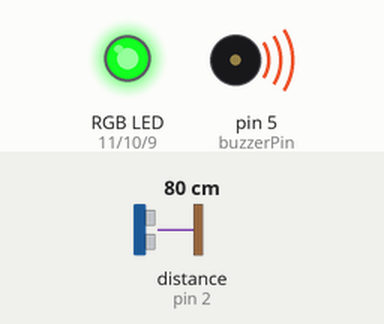
Bench run of a sketch on a simulated Arduino Uno, built with avr-gcc and run on an emulated ATmega328P. Shown: an RGB LED mixed from three pins (HIGH = lit), buzzer (waves = sounding). Wiring (inferred from the names in the program): range finder with pulse-width output: data pin 2. Inputs (shaded band) come from the test bench; at power-on: distance to the obstacle (sensor on pin 2) 80 cm. Random numbers use the default seed unless the sketch sets one.

Above: at 0.09 s.
At 5.2 s:
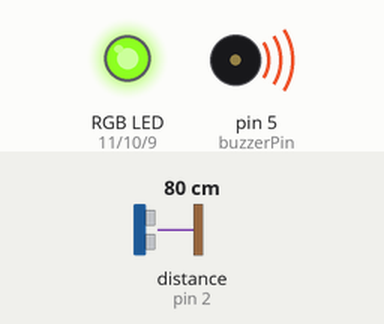
At 9.82 s:
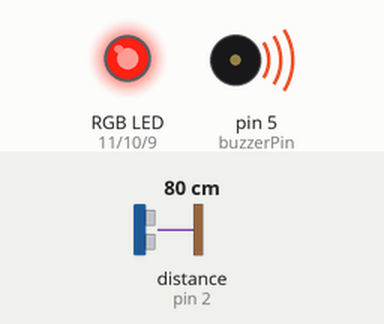
At 19.8 s:
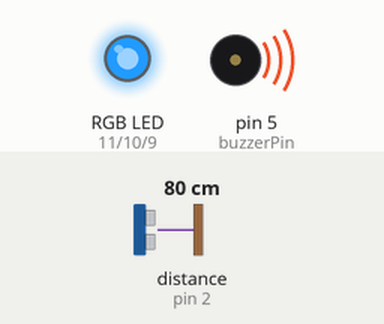
At 29.78 s:
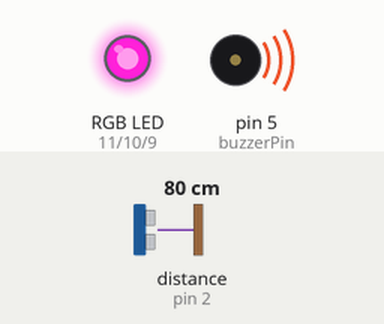
At 39.76 s:
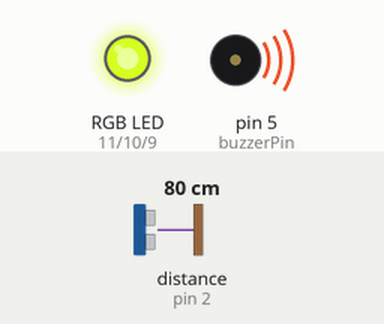
Timing chart, 0 to 40.0 s (numbered marks = the images above):
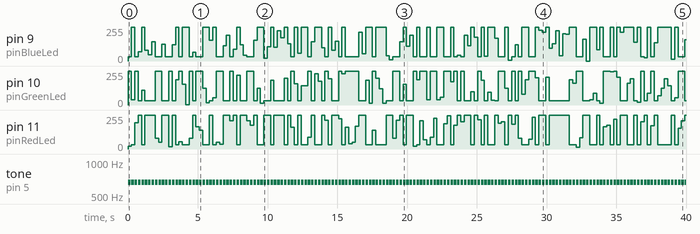

Measured:
- by itself, tone on pin 5 (buzzerPin): alternates 659 Hz for 0.19 s and silent for 0.06 s
- by itself, pin 9 (pinBlueLed): 0/255 → 33/255 at 0.00 s, → 255/255 0.24 s later, → 33/255 0.24 s later, → 68/255 0.24 s later, … (132 changes in this stretch)
- by itself, pin 11 (pinRedLed): 0/255 → 19/255 at 0.00 s, → 33/255 0.24 s later, → 197/255 0.24 s later, → 255/255 0.24 s later, … (127 changes in this stretch)

The sketch:

Assignment7.ino
```cpp
// Assignment 07
// Name: Matias da Silva Moretti
// 05-Nov-2023
// Description: This file was created for the Assignment7 to Internet of Things class.
//              This file was divided in 5 principal functions, one of each level of the assignment.
//              To test each level, you need to uncomment the desired level inside the void loop().

/*************************************************
* Public Constants
*************************************************/
#define NOTE_B0 31
#define NOTE_C1 33
#define NOTE_CS1 35
#define NOTE_D1 37
#define NOTE_DS1 39
#define NOTE_E1 41
#define NOTE_F1 44
#define NOTE_FS1 46
#define NOTE_G1 49
#define NOTE_GS1 52
#define NOTE_A1 55
#define NOTE_AS1 58
#define NOTE_B1 62
#define NOTE_C2 65
#define NOTE_CS2 69
#define NOTE_D2 73
#define NOTE_DS2 78
#define NOTE_E2 82
#define NOTE_F2 87
#define NOTE_FS2 93
#define NOTE_G2 98
#define NOTE_GS2 104
#define NOTE_A2 110
#define NOTE_AS2 117
#define NOTE_B2 123
#define NOTE_C3 131
#define NOTE_CS3 139
#define NOTE_D3 147
#define NOTE_DS3 156
#define NOTE_E3 165
#define NOTE_F3 175
#define NOTE_FS3 185
#define NOTE_G3 196
#define NOTE_GS3 208
#define NOTE_A3 220
#define NOTE_AS3 233
#define NOTE_B3 247
#define NOTE_C4 262
#define NOTE_CS4 277
#define NOTE_D4 294
#define NOTE_DS4 311
#define NOTE_E4 330
#define NOTE_F4 349
#define NOTE_FS4 370
#define NOTE_G4 392
#define NOTE_GS4 415
#define NOTE_A4 440
#define NOTE_AS4 466
#define NOTE_B4 494
#define NOTE_C5 523
#define NOTE_CS5 554
#define NOTE_D5 587
#define NOTE_DS5 622
#define NOTE_E5 659
#define NOTE_F5 698
#define NOTE_FS5 740
#define NOTE_G5 784
#define NOTE_GS5 831
#define NOTE_A5 880
#define NOTE_AS5 932
#define NOTE_B5 988
#define NOTE_C6 1047
#define NOTE_CS6 1109
#define NOTE_D6 1175
#define NOTE_DS6 1245
#define NOTE_E6 1319
#define NOTE_F6 1397
#define NOTE_FS6 1480
#define NOTE_G6 1568
#define NOTE_GS6 1661
#define NOTE_A6 1760
#define NOTE_AS6 1865
#define NOTE_B6 1976
#define NOTE_C7 2093
#define NOTE_CS7 2217
#define NOTE_D7 2349
#define NOTE_DS7 2489
#define NOTE_E7 2637
#define NOTE_F7 2794
#define NOTE_FS7 2960
#define NOTE_G7 3136
#define NOTE_GS7 3322
#define NOTE_A7 3520
#define NOTE_AS7 3729
#define NOTE_B7 3951
#define NOTE_C8 4186
#define NOTE_CS8 4435
#define NOTE_D8 4699
#define NOTE_DS8 4978
#define REST     0
/*************************************************/

/* 1 - TETRIS *************************************/
// -------------------------------------------------
// Copyright (c) 2022 HiBit <https://www.hibit.dev>
// -------------------------------------------------
int melodyTETRIS[] = {
    NOTE_E5, NOTE_B4, NOTE_C5, NOTE_D5, NOTE_C5, NOTE_B4, NOTE_A4, NOTE_A4, NOTE_C5, NOTE_E5, NOTE_D5, NOTE_C5, NOTE_B4, NOTE_C5, NOTE_D5, NOTE_E5,
    NOTE_C5, NOTE_A4, NOTE_A4, NOTE_A4, NOTE_B4, NOTE_C5, NOTE_D5, NOTE_F5, NOTE_A5, NOTE_G5, NOTE_F5, NOTE_E5, NOTE_C5, NOTE_E5, NOTE_D5, NOTE_C5,
    NOTE_B4, NOTE_B4, NOTE_C5, NOTE_D5, NOTE_E5, NOTE_C5, NOTE_A4, NOTE_A4, REST, NOTE_E5, NOTE_B4, NOTE_C5, NOTE_D5, NOTE_C5, NOTE_B4,
    NOTE_A4, NOTE_A4, NOTE_C5, NOTE_E5, NOTE_D5, NOTE_C5, NOTE_B4, NOTE_C5, NOTE_D5, NOTE_E5, NOTE_C5, NOTE_A4, NOTE_A4, NOTE_A4, NOTE_B4, NOTE_C5,
    NOTE_D5, NOTE_F5, NOTE_A5, NOTE_G5, NOTE_F5, NOTE_E5, NOTE_C5, NOTE_E5, NOTE_D5, NOTE_C5, NOTE_B4, NOTE_B4, NOTE_C5, NOTE_D5, NOTE_E5,
    NOTE_C5, NOTE_A4, NOTE_A4, REST, NOTE_E5, NOTE_C5, NOTE_D5, NOTE_B4, NOTE_C5, NOTE_A4, NOTE_GS4, NOTE_B4, REST, NOTE_E5, NOTE_C5,
    NOTE_D5, NOTE_B4, NOTE_C5, NOTE_E5, NOTE_A5, NOTE_GS5
};
int durationsTETRIS[] = {
    4, 8, 8, 4, 8, 8, 4, 8, 8, 4, 8, 8, 4, 8, 4, 4, 4, 4, 8, 4, 8, 8, 4, 8, 4, 8, 8, 4, 8, 4, 8, 8, 4, 8, 8, 4, 4, 4, 4, 4, 4,
    4, 8, 8, 4, 8, 8, 4, 8, 8, 4, 8, 8, 4, 8, 4, 4, 4, 4, 8, 4, 8, 8, 4, 8, 4, 8, 8, 4, 8, 4, 8, 8, 4, 8, 8, 4, 4, 4, 4, 4, 4,
    2, 2, 2, 2, 2, 2, 2, 4, 8, 2, 2, 2, 2, 4, 4, 2, 2
  };

/**************************************************/

/* 2 - HOME ALONE *********************************/
// -------------------------------------------------
// Copyright (c) 2022 HiBit <https://www.hibit.dev>
// -------------------------------------------------
  int melodyHOMEALONE[] = {
    NOTE_E4, NOTE_C5, NOTE_B4, NOTE_B4, NOTE_C5, NOTE_B4, NOTE_F4, NOTE_G4, NOTE_G4, NOTE_E4, NOTE_G4, NOTE_E4, NOTE_C5, NOTE_G4,
    NOTE_D4, NOTE_A4, NOTE_G4, NOTE_C4, NOTE_F4, NOTE_E4, NOTE_D4, NOTE_G4, NOTE_E4, NOTE_G4, NOTE_E4, NOTE_C5, NOTE_G4,
    NOTE_A4, NOTE_C5, NOTE_F4, NOTE_E4, NOTE_G4, NOTE_C4, NOTE_E4, NOTE_D4, REST, NOTE_E4,NOTE_C4, NOTE_F4, NOTE_D4,
    REST, NOTE_FS4, NOTE_D4, NOTE_A4, NOTE_G4, REST, NOTE_GS5, NOTE_E4, NOTE_B4, NOTE_A4, NOTE_F4, NOTE_C5, NOTE_A4, NOTE_B4,
    NOTE_G4, NOTE_E4, NOTE_G4, NOTE_E4, NOTE_C5, NOTE_G4, NOTE_D4, NOTE_A4, NOTE_G4, NOTE_C4, NOTE_F4, NOTE_E4, NOTE_D4,
    NOTE_G4, NOTE_E4, NOTE_G4, NOTE_E4, NOTE_C5, NOTE_G4, REST, NOTE_A4, NOTE_B4, NOTE_C5, NOTE_G4, NOTE_E4, REST, NOTE_A4, NOTE_B4, NOTE_C5, NOTE_G4, NOTE_E4,
    REST, NOTE_A4, NOTE_B4, NOTE_C5, NOTE_G4, NOTE_E4, NOTE_C4, NOTE_C5, NOTE_B4, NOTE_D5, NOTE_E4, NOTE_G4, NOTE_E4,
    NOTE_C5, NOTE_G4, NOTE_C5
  };
  int durationsHOMEALONE[] = {
    4, 8, 8, 2, 8, 8, 4, 4, 4, 4, 4, 4, 2, 2, 4, 4, 4, 8, 8, 2, 2, 4, 4, 4, 4, 2, 2, 8, 8, 4, 8, 8, 4, 2, 2, 4, 8, 8, 4, 4,
    4, 8, 8, 4, 4, 4, 8, 8, 4, 4, 4, 8, 8, 2, 4, 4, 4, 4, 2, 2, 4, 4, 4, 8, 8, 2, 2, 4, 4, 4, 4, 2, 2, 4, 16, 16, 8, 4, 4,
    4, 16, 16, 8, 4, 4, 4, 16, 16, 8, 4, 4, 4, 2, 4, 4, 4, 4, 4, 2, 2, 1
  };
/**************************************************/

/* 3 - HARRY POTTER ******************************/
// -------------------------------------------------
// Copyright (c) 2022 HiBit <https://www.hibit.dev>
// -------------------------------------------------
int melodyHP[] = {
  REST, NOTE_D4, NOTE_G4, NOTE_AS4, NOTE_A4, NOTE_G4, NOTE_D5, NOTE_C5,  NOTE_A4, NOTE_G4, NOTE_AS4, NOTE_A4, NOTE_F4, NOTE_GS4,
  NOTE_D4, NOTE_D4, NOTE_G4, NOTE_AS4, NOTE_A4, NOTE_G4, NOTE_D5, NOTE_F5, NOTE_E5, NOTE_DS5, NOTE_B4, NOTE_DS5, NOTE_D5, NOTE_CS5,
  NOTE_CS4, NOTE_B4, NOTE_G4, NOTE_AS4, NOTE_D5, NOTE_AS4, NOTE_D5, NOTE_AS4, NOTE_DS5, NOTE_D5, NOTE_CS5, NOTE_A4, NOTE_AS4, NOTE_D5, NOTE_CS5,
  NOTE_CS4, NOTE_D4, NOTE_D5,  REST, NOTE_AS4, NOTE_D5, NOTE_AS4, NOTE_D5, NOTE_AS4, NOTE_F5, NOTE_E5, NOTE_DS5, NOTE_B4,
  NOTE_DS5, NOTE_D5, NOTE_CS5, NOTE_CS4, NOTE_AS4, NOTE_G4
};
int durationsHP[] = {
  2, 4, 4, 8, 4, 2, 4, 2, 2, 4, 8, 4, 2, 4, 1, 4, 4, 8, 4, 2, 4, 2, 4, 2, 4, 4, 8, 4, 2, 4, 1, 4, 2, 4, 2, 4, 2, 4, 2, 4,
  4, 8, 4, 2, 4, 1, 4, 4, 2, 4, 2, 4, 2, 4, 2, 4, 4, 8, 4, 2, 4, 1
};
/**************************************************/

/* 4 - PACMAN ************************************/
// -------------------------------------------------
// Copyright (c) 2022 HiBit <https://www.hibit.dev>
// -------------------------------------------------
int melodyPACMAN[] = {
  NOTE_B4, NOTE_B5, NOTE_FS5, NOTE_DS5,NOTE_B5, NOTE_FS5, NOTE_DS5, NOTE_C5,NOTE_C6, NOTE_G6, NOTE_E6, NOTE_C6, NOTE_G6, NOTE_E6,
  NOTE_B4, NOTE_B5, NOTE_FS5, NOTE_DS5, NOTE_B5,NOTE_FS5, NOTE_DS5, NOTE_DS5, NOTE_E5, NOTE_F5,NOTE_F5, NOTE_FS5, NOTE_G5, NOTE_G5,
  NOTE_GS5, NOTE_A5, NOTE_B5,
  NOTE_B4, NOTE_B5, NOTE_FS5, NOTE_DS5,NOTE_B5, NOTE_FS5, NOTE_DS5, NOTE_C5,NOTE_C6, NOTE_G6, NOTE_E6, NOTE_C6, NOTE_G6, NOTE_E6,
  NOTE_B4, NOTE_B5, NOTE_FS5, NOTE_DS5, NOTE_B5,NOTE_FS5, NOTE_DS5, NOTE_DS5, NOTE_E5, NOTE_F5,NOTE_F5, NOTE_FS5, NOTE_G5, NOTE_G5,
  NOTE_GS5, NOTE_A5, NOTE_B5,
  NOTE_B4, NOTE_B5, NOTE_FS5, NOTE_DS5,NOTE_B5, NOTE_FS5, NOTE_DS5, NOTE_C5,NOTE_C6, NOTE_G6, NOTE_E6, NOTE_C6, NOTE_G6, NOTE_E6,
  NOTE_B4, NOTE_B5, NOTE_FS5, NOTE_DS5, NOTE_B5,NOTE_FS5, NOTE_DS5, NOTE_DS5, NOTE_E5, NOTE_F5,NOTE_F5, NOTE_FS5, NOTE_G5, NOTE_G5,
  NOTE_GS5, NOTE_A5, NOTE_B5
};
int durationsPACMAN[] = {
  16, 16, 16, 16, 32, 16, 8, 16, 16, 16, 16, 32, 16, 8, 16, 16, 16, 16, 32, 16, 8, 32, 32, 32, 32, 32, 32, 32, 32, 16, 8,
  16, 16, 16, 16, 32, 16, 8, 16, 16, 16, 16, 32, 16, 8, 16, 16, 16, 16, 32, 16, 8, 32, 32, 32, 32, 32, 32, 32, 32, 16, 8,
  16, 16, 16, 16, 32, 16, 8, 16, 16, 16, 16, 32, 16, 8, 16, 16, 16, 16, 32, 16, 8, 32, 32, 32, 32, 32, 32, 32, 32, 16, 8
};
/*************************************************/

/* 5 - XMAS **************************************/
// -------------------------------------------------
// Copyright (c) 2022 HiBit <https://www.hibit.dev>
// -------------------------------------------------
int melodyXMAS[] = {
  NOTE_E5, NOTE_E5, NOTE_E5, NOTE_E5, NOTE_E5, NOTE_E5, NOTE_E5, NOTE_G5, NOTE_C5, NOTE_D5, NOTE_E5, NOTE_F5, NOTE_F5,
  NOTE_F5, NOTE_F5, NOTE_F5, NOTE_E5, NOTE_E5, NOTE_E5, NOTE_E5, NOTE_E5, NOTE_D5, NOTE_D5, NOTE_E5, NOTE_D5, NOTE_G5
};
int durationsXMAS[] = {
  8, 8, 4, 8, 8, 4, 8, 8, 8, 8, 2, 8, 8, 8, 8, 8, 8, 8, 16, 16, 8, 8, 8, 8, 4, 4,
};
/*************************************************/

int buzzerPin = 5 ; // The buzzerPin is connected to pin 5 of the Arduino.
int button1Pin = 2; // The SW1 button is connect to pin 2 of the Arduino.

int pinRedLed = 11; // Pin for the Red light of RGB Led
int pinGreenLed = 10; // Pin for the Green light of RGB Led
int pinBlueLed = 9; // Pin for the Blue light of RGB Led

int millisStart = 0; // Variable to store the moment that the music starts to play
int diffMillis = 0; // Variable to store seconds of music playing
bool lightsOn = true; // Variable to control if will be lights show or not
bool playing = true; // Variable to control the status playing or not
bool limitOn = false; // Variable to select if will set limit time to play the music

volatile bool changeSong = false ; // Valatile varianle to set what the number of the message


void setup() { //The Setup function runs once.
  Serial.begin(9600); // Start the serial configuration

  pinMode(buzzerPin, OUTPUT); //Configure the buzzer pin

  pinMode(button1Pin, INPUT); //Setup button1 pin as an input pin.
  attachInterrupt(digitalPinToInterrupt(button1Pin), nextSong, RISING); // Configure the interrupt button1

  pinMode(pinRedLed, OUTPUT); //Setup red LED pin as an output pin.
  pinMode(pinGreenLed, OUTPUT); //Setup green LED pin as an output pin.
  pinMode(pinBlueLed, OUTPUT); //Setup blue LED pin as an output pin.

}


void loop() {

  //level1();

  //level2();

  level3();

  //runMenu(); //Level 4

  //level5();

}


void level1(){

  /*
   * Level 1: Copy and paste the source code to check if your buzzer works.
   */

  if(digitalRead(button1Pin) == HIGH){
  	tone(buzzerPin, 200, 500);
  }

}


void level2(){

  /*
   * Level 2: We will create a library, in the online version just copy and paste at top of code.
   */

  tone(buzzerPin, NOTE_B4,408);
  delay(408);
  tone(buzzerPin, NOTE_A4,408);
  delay(408);
  tone(buzzerPin, NOTE_G4,408);
  delay(408);
  tone(buzzerPin, NOTE_A4,408);
  delay(408);
  tone(buzzerPin, NOTE_B4,408);
  delay(408);
  tone(buzzerPin, NOTE_B4,408);
  delay(408);
  tone(buzzerPin, NOTE_B4,408);

}


void level3() {

  /*
   * Level 3: Create or find a song online and use arrays to store the notes and durations. Then add
   * a light show. The lights can be linked to a specific tone or you can just make a random colour
   */

  limitOn = false; // Turn the limit on (10 seconds)
  lightsOn = true; // Turn the light show ON
  playing = true;  // Put the status to playing

  chosenMusic(5); // Play the 5th music (XMAS)

}


void runMenu(){

  /*
   * Level 4: Menu system. Create a menu on the monitor that gives the user an option between 3
   * songs. Have each song and the menu stored in different methods where the only line in your
   * main function is runMenu();
   */

  limitOn = false; // Turn the limit off, so the music will play until its end
  lightsOn = true; // Turn the light show ON

  // Print the menu options on serial monitor
  Serial.println("Choose");
  Serial.println("1 to Tetris");
  Serial.println("2 to Home Alone");
  Serial.println("3 to Harry Potter");

  while (Serial.available() == 0) {
    // Stop the program until an input is given
  }

  int userInput = Serial.parseInt(); // Get the user input (Integer)

  // If the input is 1, 2 or 3 will call the function chosenMusic to start the music
  if ((userInput == 1) || (userInput == 2) || (userInput == 3)) {
    chosenMusic(userInput);
  }

}

void level5() {

  /*
   * Level 5(optional): Make a game that keeps track of how much time it takes a user to guess the
   * name of a song. The code should look something like this:
   * 1. Create an array of 5 songs 10 seconds each(approx).
   * 2. Create a loop that goes through the songs, when the song starts a timer starts, if the
   * user hits a button it will stop the timer and add the time to a running total.
   * 3. After all the songs play the total score will be printed to the screen with a message.
   */

  limitOn = true; // Set the limit to on (each music will play only 10 seconds approximately)
  float totalMillis = 0;  // Set the total to zero

  int songsOrderToPlay[5] = {1,2,3,4,5}; // Array to control the music order

  lightsOn = true; // Set the light show to ON

  if (playing) {
    for (int i = 0;i < 5;i++) { // Will play each music until the last on
      diffMillis = 0; // put the difference to zero
      millisStart = millis(); // Get the moment that the music starts
      chosenMusic(songsOrderToPlay[i]); // Play the music
      totalMillis = totalMillis + diffMillis;  // Summarize the total of seconds
    }

    // After the end of music, the ammount of seconds that the player used to guess the musics will be displayed on terminal monitor
    Serial.println("Total secs:");
    Serial.println(totalMillis/1000);
  }

  playing = false; // Finish the game until the player press the button again

}

// Function tho route the musics depending of the number, the corresponding music will be played
void chosenMusic(int nbr){
  switch (nbr) {
    case 1:
      playMusicTETRIS(); // Case the function was called with number 1, Tetris music will be played
      break;
    case 2:
      playMusicHOMEALONE(); // Case the function was called with number 2, Home Alone music will be played
      break;
    case 3:
      playMusicHP(); // Case the function was called with number 3, Harry Potter music will be played
      break;
    case 4:
      playMusicPACMAN(); // Case the function was called with number 4, PacMan music will be played
      break;
    case 5:
      playMusicXMAS(); // Case the function was called with number 5, Christmas music will be played
      break;
    default:
      break;
  }
}


// This function will play the music on the buzzer
void playMusic(int melody[], int durations[], int size, int msecs){

  int colorPos = 0; // Variable store the map result
  int randomRGB = 0; // Variable to randomize between R, G and B

  for (int note = 0; note < size; note++) { // this for will play all notes on buzzer
    if (!changeSong) { // Check if the player pressed the button to change the music

      if ((diffMillis <= 10000) || !limitOn) { // If the limit is on, the music qill play only 10 seconds

        if (lightsOn) { // Check if the lightshow need to be displayed
          colorPos = map(melody[note], 0,4978, 0, 255); // Map to get relative note to color
          randomRGB = random(0,3); // Randomize between 1-3 to determine what led will receive the 255
          if (randomRGB == 0) { // If 0 Red will receive 255 and Blue and Green will receive other values
            changeLED(255,colorPos,random(0,255));
          } else if (randomRGB == 1) { // If 1 Green will receive 255 and Red and blue will receive other values
            changeLED(random(0,255),255,colorPos);
          } else { // else Blue will receive 255 and Red and green will receive other values
            changeLED(colorPos,random(0,255),255);
          }
        }

        int duration = msecs / durations[note]; // Calc to get the correct duration
        tone(buzzerPin, melody[note], duration); // Play the tone on the buzzer with the duration time
        int pauseBetweenNotes = duration * 1.30; // Calc to get the correct pause between notes
        delay(pauseBetweenNotes); // Pause between one note and other
        noTone(buzzerPin); // Stop the buzzer
        diffMillis = millis()-millisStart; // Get the difference between the music start and the current momment
      }
    } else { // Else the player pressed the button, music need to stop and go to the next one
      changeSong = false; // Set the status to "changing music"
      note = size; // note = size to skip the for loop
    }
  }
  changeLED(0,0,0); // Turn the led off
}


// Function to play the Tetris Music
void playMusicTETRIS() {
  int size = sizeof(durationsTETRIS) / sizeof(int); // Get the size of durations array
  playMusic(melodyTETRIS,durationsTETRIS,size,1200); // Call the play function passing the right music arrays and size
}

// Function to play the Home Alone Music
void playMusicHOMEALONE() {
  int size = sizeof(durationsHOMEALONE) / sizeof(int); // Get the size of durations array
  playMusic(melodyHOMEALONE,durationsHOMEALONE,size,1000); // Call the play function passing the right music arrays and size
}

// Function to play the PacMan Music
void playMusicPACMAN() {
  int size = sizeof(durationsPACMAN) / sizeof(int); // Get the size of durations array
  playMusic(melodyPACMAN,durationsPACMAN,size,2000); // Call the play function passing the right music arrays and size
}

// Function to play the Christmas Music
void playMusicXMAS() {
  int size = sizeof(durationsXMAS) / sizeof(int); // Get the size of durations array
  playMusic(melodyXMAS,durationsXMAS,size,1500); // Call the play function passing the right music arrays and size
}

// Function to play the Harry Potter Music
void playMusicHP() {
  int size = sizeof(durationsHP) / sizeof(int); // Get the size of durations array
  playMusic(melodyHP,durationsHP,size,1000); // Call the play function passing the right music arrays and size
}

// Function called when the button is pressed
void nextSong() {
  changeSong = true; // Put the status to changing music
  if (!playing) { // if no music is playing, start the game again
    playing = true; // Change the status to start again
    changeSong = false; // Change the status to not changing music
  }
}

// Function to set the RGB colors
void changeLED(int redValue, int greenValue, int blueValue){
  analogWrite(pinRedLed, redValue); // Set the Red Led
  analogWrite(pinGreenLed, greenValue); // Set the Green Led
  analogWrite(pinBlueLed, blueValue); // Set the Blue Led
}
```
